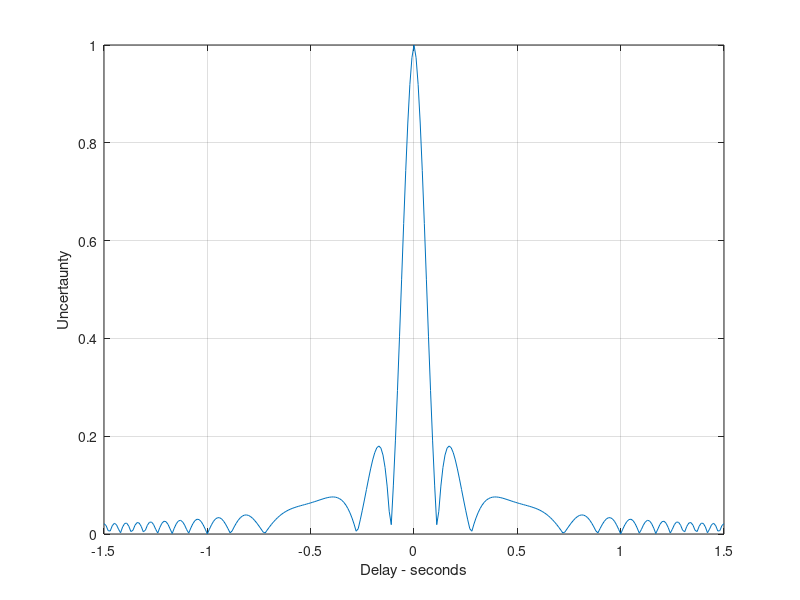
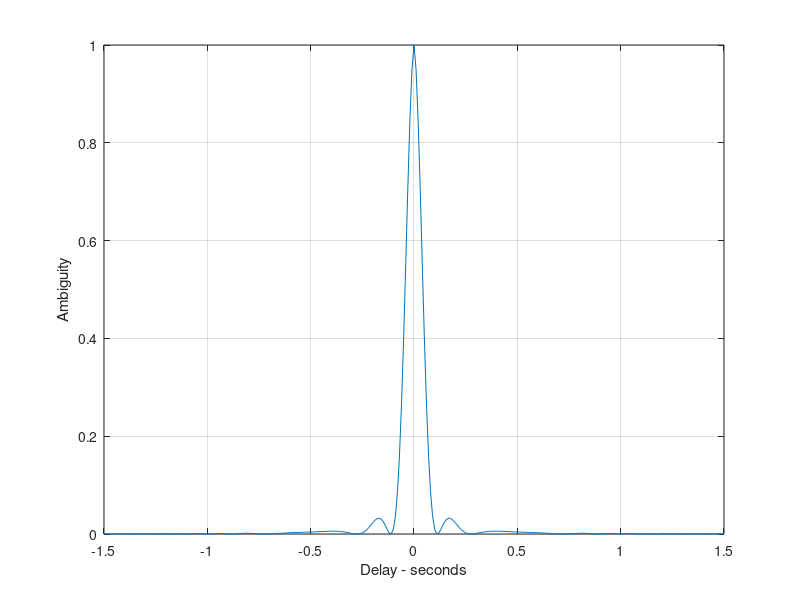

Recreate these plots in MATLAB, in order.
clear all
taup = 1;
b =20.;
up_down = 1.;
taux = -1.5*taup:.01:1.5*taup;
fd = 0.;
mu = up_down * b / 2. / taup;
ii = 0.;
for tau = -1.5*taup:.01:1.5*taup
   ii = ii + 1;
   val1 = 1. - abs(tau) / taup;
   val2 = pi * taup * (1.0 - abs(tau) / taup);
   val3 = (fd + mu * tau);
   val = val2 * val3;
   x(ii) = abs( val1 * (sin(val+eps)/(val+eps)));
end
figure(1)
plot(taux,x)
grid
xlabel ('Delay - seconds')
ylabel ('Uncertaunty')
figure(2)
plot(taux,x.^2)
grid
xlabel ('Delay - seconds')
ylabel ('Ambiguity')
